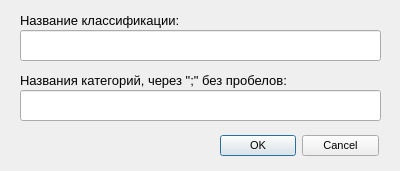
<?xml version="1.0" encoding="UTF-8"?>
<ui version="4.0">
 <class>add_class_lim</class>
 <widget class="QWidget" name="add_class_lim">
  <property name="geometry">
   <rect>
    <x>0</x>
    <y>0</y>
    <width>400</width>
    <height>171</height>
   </rect>
  </property>
  <property name="windowTitle">
   <string>Добавить классификацию по пределам</string>
  </property>
  <widget class="QLineEdit" name="lineEdit_title">
   <property name="geometry">
    <rect>
     <x>20</x>
     <y>30</y>
     <width>361</width>
     <height>31</height>
    </rect>
   </property>
   <property name="font">
    <font>
     <pointsize>10</pointsize>
    </font>
   </property>
  </widget>
  <widget class="QLabel" name="label">
   <property name="geometry">
    <rect>
     <x>20</x>
     <y>10</y>
     <width>351</width>
     <height>20</height>
    </rect>
   </property>
   <property name="font">
    <font>
     <pointsize>10</pointsize>
    </font>
   </property>
   <property name="text">
    <string>Название классификации:</string>
   </property>
  </widget>
  <widget class="QDialogButtonBox" name="buttonBox">
   <property name="geometry">
    <rect>
     <x>220</x>
     <y>130</y>
     <width>159</width>
     <height>31</height>
    </rect>
   </property>
   <property name="font">
    <font>
     <pointsize>8</pointsize>
    </font>
   </property>
   <property name="standardButtons">
    <set>QDialogButtonBox::Cancel|QDialogButtonBox::Ok</set>
   </property>
  </widget>
  <widget class="QLineEdit" name="lineEdit_category">
   <property name="geometry">
    <rect>
     <x>20</x>
     <y>90</y>
     <width>361</width>
     <height>31</height>
    </rect>
   </property>
   <property name="font">
    <font>
     <pointsize>10</pointsize>
    </font>
   </property>
  </widget>
  <widget class="QLabel" name="label_2">
   <property name="geometry">
    <rect>
     <x>20</x>
     <y>70</y>
     <width>351</width>
     <height>20</height>
    </rect>
   </property>
   <property name="font">
    <font>
     <pointsize>10</pointsize>
    </font>
   </property>
   <property name="text">
    <string>Названия категорий, через &quot;;&quot; без пробелов:</string>
   </property>
  </widget>
 </widget>
 <resources/>
 <connections/>
</ui>
